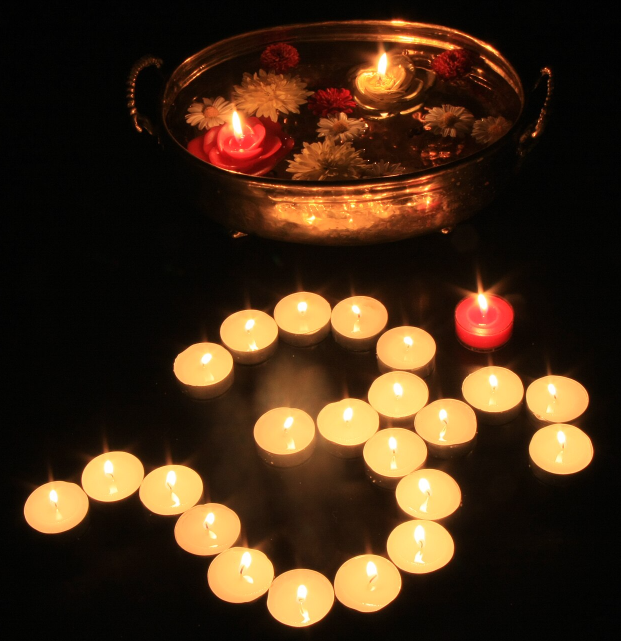
#> input picture data/bokeh/deep.png, 1241 x 1282 px, given in place of parking.png, which was not available (shown at 1/2 size)
$ python q2.py
#> lines starting #> are read from the running program, lines starting #| are printed output that depends on the picture; after the words box and inside, x2 and y2 are one past the last pixel; in counts of white or black regions, pixels touching at a corner belong together; pictures that were not available may be replaced by others from this repository, and a replacement may not be noted
import os
import imageio.v2 as imageio
import numpy as np
from scipy.signal import fftconvolve

os.makedirs('output_q2', exist_ok=True)

def save_ncc_image(ncc_map, filename):
    min_val, max_val = np.min(ncc_map), np.max(ncc_map)
    if max_val - min_val != 0:
        norm_map = (ncc_map - min_val) / (max_val - min_val) * 255.0
    else:
        norm_map = np.zeros_like(ncc_map)

    img_uint8 = norm_map.astype(np.uint8)
    imageio.imwrite(filename, img_uint8)

def compute_ncc_channel_fast(image_channel, template_channel):
    img = image_channel.astype(np.float64)
    tmpl = template_channel.astype(np.float64)

    H_h, H_w = tmpl.shape

    # Normalize template using L2 norm
    tmpl_norm_factor = np.sqrt(np.sum(tmpl ** 2))

    if tmpl_norm_factor == 0:
        return np.zeros((img.shape[0] - H_h + 1,
                         img.shape[1] - H_w + 1))

    tmpl_norm = tmpl / tmpl_norm_factor

    # Sum of squares of every image patch
    box_kernel = np.ones((H_h, H_w), dtype=np.float64)
    patch_sq_sum = fftconvolve(
        img ** 2,
        box_kernel,
        mode='valid'
    )

    corr = fftconvolve(
        img,
        np.flip(tmpl_norm),
        mode='valid'
    )

    with np.errstate(divide='ignore', invalid='ignore'):
        ncc_map = np.where(
            patch_sq_sum > 0,
            corr / np.sqrt(patch_sq_sum),
            0.0
        )

    return ncc_map

def match_template_ncc_fast(scene_image, template_image):
    ncc_channels = []
    for ch in range(scene_image.shape[2]):
        ncc_ch = compute_ncc_channel_fast(scene_image[:, :, ch], template_image[:, :, ch])
        ncc_channels.append(ncc_ch)
    return np.stack(ncc_channels, axis=-1)

def compute_masked_ncc_channel_fast(image_channel, template_channel, mask):
    img = image_channel.astype(np.float64)
    tmpl = template_channel.astype(np.float64)
    m = mask.astype(np.float64)

    N_valid = np.sum(m)
    if N_valid == 0:
        return np.zeros((img.shape[0] - tmpl.shape[0] + 1, img.shape[1] - tmpl.shape[1] + 1))

    tmpl_masked = tmpl * m
    tmpl_norm_factor = np.sqrt(np.sum(tmpl_masked ** 2))
    if tmpl_norm_factor == 0:
        return np.zeros((
            img.shape[0] - tmpl.shape[0] + 1,
            img.shape[1] - tmpl.shape[1] + 1
        ))
    tmpl_norm = tmpl_masked / tmpl_norm_factor
    patch_sq_sum_masked = fftconvolve(
        img ** 2,
        m,
        mode='valid'
    )
    corr = fftconvolve(
        img,
        np.flip(tmpl_norm),
        mode='valid'
    )
    with np.errstate(divide='ignore', invalid='ignore'):
        ncc_map = np.where(
            patch_sq_sum_masked > 0,
            corr / np.sqrt(patch_sq_sum_masked),
            0.0
        )
    return ncc_map

def resize_image(img, new_shape):
    h, w = new_shape[:2]
    orig_h, orig_w = img.shape[:2]

    y = np.linspace(0, orig_h - 1, h)
    x = np.linspace(0, orig_w - 1, w)

    y0 = np.floor(y).astype(int)
    x0 = np.floor(x).astype(int)
    y1 = np.minimum(y0 + 1, orig_h - 1)
    x1 = np.minimum(x0 + 1, orig_w - 1)
    wy = y - y0
    wx = x - x0

    if img.ndim == 3:
        result = np.empty((h, w, img.shape[2]), dtype=np.float64)

        for c in range(img.shape[2]):
            Ia = img[y0[:, None], x0[None, :], c]
            Ib = img[y0[:, None], x1[None, :], c]
            Ic = img[y1[:, None], x0[None, :], c]
            Id = img[y1[:, None], x1[None, :], c]

            result[:, :, c] = (
                Ia * (1 - wy[:, None]) * (1 - wx[None, :]) +
                Ib * (1 - wy[:, None]) * wx[None, :] +
                Ic * wy[:, None] * (1 - wx[None, :]) +
                Id * wy[:, None] * wx[None, :]
            )
    else:
        Ia = img[y0[:, None], x0[None, :]]
        Ib = img[y0[:, None], x1[None, :]]
        Ic = img[y1[:, None], x0[None, :]]
        Id = img[y1[:, None], x1[None, :]]

        result = (
            Ia * (1 - wy[:, None]) * (1 - wx[None, :]) +
            Ib * (1 - wy[:, None]) * wx[None, :] +
            Ic * wy[:, None] * (1 - wx[None, :]) +
            Id * wy[:, None] * wx[None, :]
        )
    return result

scene = imageio.imread('data/templateMatch/parking.png')
#> scene is the input picture: shape (1282, 1241, 3); mean R, G, B 66.4, 44.5, 23.5
template = imageio.imread('data/templateMatch/templateNoPark.png')
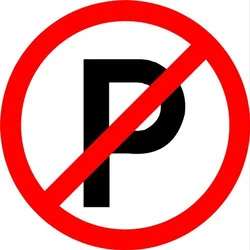
#> input picture data/templateMatch/templateNoPark.png, 250 x 250 px
#> template is the input picture: shape (250, 250, 3); mean R, G, B 226.6, 151, 150.8

if scene.ndim == 3 and scene.shape[2] == 4:
    scene = scene[:, :, :3]
if template.ndim == 3 and template.shape[2] == 4:
    template = template[:, :, :3]

scene_b = scene[::5, ::5, :]
sizes_b = [(41, 41), (51, 51), (61, 61)]

for sz in sizes_b:
    tmpl_resized = resize_image(template, sz)
    ncc_res = match_template_ncc_fast(scene_b, tmpl_resized)

    avg_ncc = np.mean(ncc_res, axis=-1)

    for ch, color in enumerate(['R', 'G', 'B']):
            channel = ncc_res[:, :, ch]

            max_ncc = np.max(channel)
            pos = np.unravel_index(np.argmax(channel), channel.shape)

            print(
                f"{sz[0]}x{sz[1]}, "
                f"{color}: max NCC = {max_ncc:.4f}, "
                f"location = {pos}"
            )

    max_ncc = np.max(avg_ncc)
    max_pos = np.unravel_index(np.argmax(avg_ncc), avg_ncc.shape)

    print(f"{sz[0]}x{sz[1]} - avg:")
    print(f"    Max NCC = {max_ncc:.4f}")
    print(f"    Location = {max_pos}")

    save_ncc_image(avg_ncc, f'output_q2/ncc_b_{sz[0]}x{sz[1]}_avg.png')

    for ch, color in enumerate(['R', 'G', 'B']):
        save_ncc_image(ncc_res[:, :, ch], f'output_q2/ncc_b_{sz[0]}x{sz[1]}_ch_{color}.png')
#> this loop made 3 passes
#> (max_ncc, max_pos) on passes 1 to 3: (0.806, (111, 13)), (0.8, (107, 8)), (0.788, (91, 2))
#|     Max NCC = 0.8062
#|     Location = (111, 13)
#| 51x51, R: max NCC = 0.9174, location = (107, 7)
#| 51x51, G: max NCC = 0.7739, location = (73, 32)
#| 51x51, B: max NCC = 0.7288, location = (196, 190)
#|     Max NCC = 0.7999
#|     Location = (107, 8)
#| 61x61, R: max NCC = 0.9073, location = (121, 106)
#| 61x61, G: max NCC = 0.7662, location = (68, 23)
#| 61x61, B: max NCC = 0.7133, location = (107, 4)
#> (further printed lines are left out)
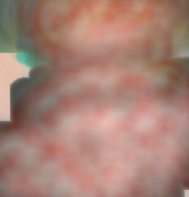
#> ncc_res: shape (197, 189, 3) float64; mean R, G, B 0.654, 0.509, 0.46

sizes_d = [(201, 201), (251, 251), (301, 301)]

for sz in sizes_d:
    tmpl_resized = resize_image(template, sz)
    h_t, w_t = sz
    cy, cx = h_t / 2.0, w_t / 2.0
    radius = min(h_t, w_t) / 2.0

    y_grid, x_grid = np.ogrid[:h_t, :w_t]
    mask = ((x_grid - cx)**2 + (y_grid - cy)**2) <= (radius**2)

    ncc_channels = []
    for ch in range(scene.shape[2]):
        ncc_ch = compute_masked_ncc_channel_fast(scene[:, :, ch], tmpl_resized[:, :, ch], mask)
        ncc_channels.append(ncc_ch)

    ncc_res_d = np.stack(ncc_channels, axis=-1)
    avg_ncc_d = np.mean(ncc_res_d, axis=-1)

    for ch, color in enumerate(['R', 'G', 'B']):
            channel = ncc_res_d[:, :, ch]

            max_ncc = np.max(channel)
            pos = np.unravel_index(np.argmax(channel), channel.shape)

            print(
                f"{sz[0]}x{sz[1]}, "
                f"{color}: max NCC = {max_ncc:.4f}, "
                f"location = {pos}"
            )

    max_ncc = np.max(avg_ncc_d)
    max_pos = np.unravel_index(np.argmax(avg_ncc_d), avg_ncc_d.shape)

    print(f"{sz[0]}x{sz[1]} - avg:")
    print(f"    Max NCC = {max_ncc:.4f}")
    print(f"    Location = {max_pos}")

    save_ncc_image(avg_ncc_d, f'output_q2/ncc_d_{sz[0]}x{sz[1]}_avg.png')

    for ch, color in enumerate(['R', 'G', 'B']):
        save_ncc_image(ncc_res_d[:, :, ch], f'output_q2/ncc_d_{sz[0]}x{sz[1]}_ch_{color}.png')
#> this loop made 3 passes
#> (max_ncc, max_pos) on passes 1 to 3: (0.793, (747, 681)), (0.776, (723, 665)), (0.755, (613, 737))
#> (printed output is left out)
#> pass 1, in compute_masked_ncc_channel_fast, `img = image_channel.astype(np.float64)`:
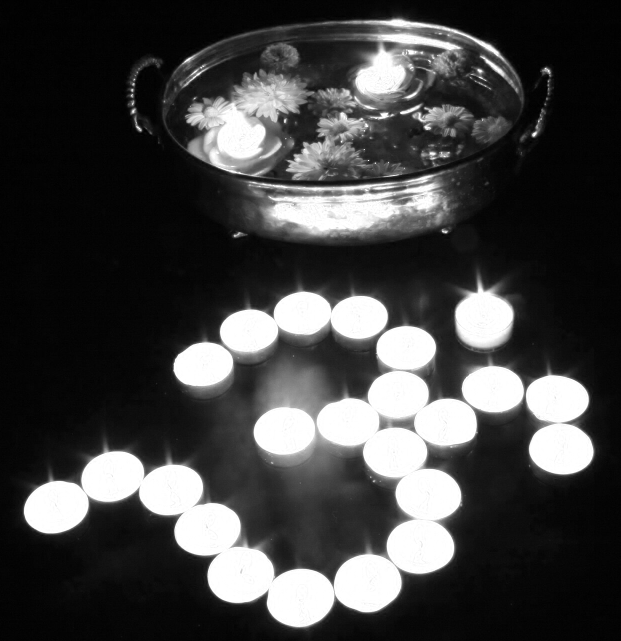
#> img: shape (1282, 1241) float64 (shown at 1/2 size); min 0, max 255, mean 66.4
#> pass 1, in compute_masked_ncc_channel_fast, `m = mask.astype(np.float64)`:
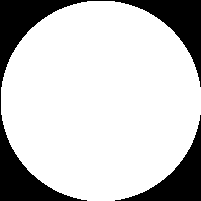
#> m: shape (201, 201) float64; values 0 (black) and 1 (white), 78.5% white; 2 black regions, box (x1, y1, x2, y2) and area: (0, 0, 201, 201) 6626, (115, 115, 201, 201) 2075
#> after the loop:
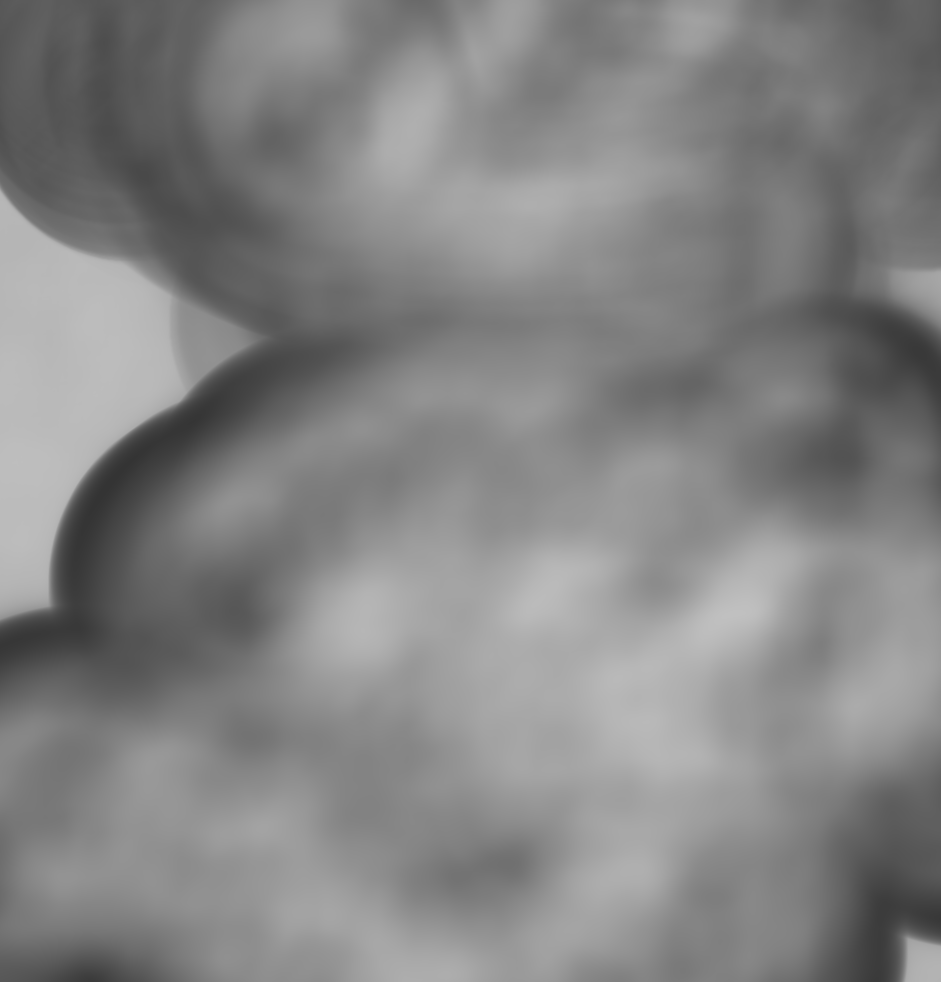
#> avg_ncc_d: shape (982, 941) float64; min 0.205, max 0.755, mean 0.519
#> after the loop:
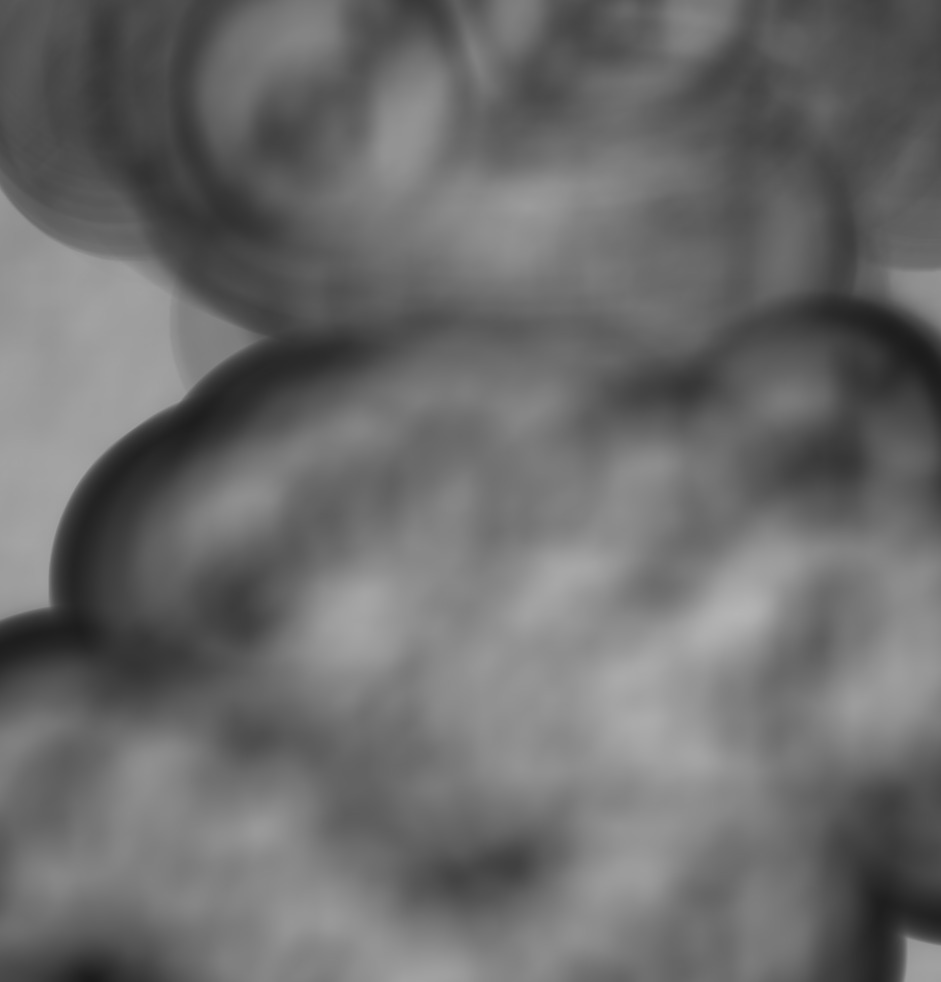
#> channel: shape (982, 941) float64; min 0.105, max 0.707, mean 0.424
#> after the loop:
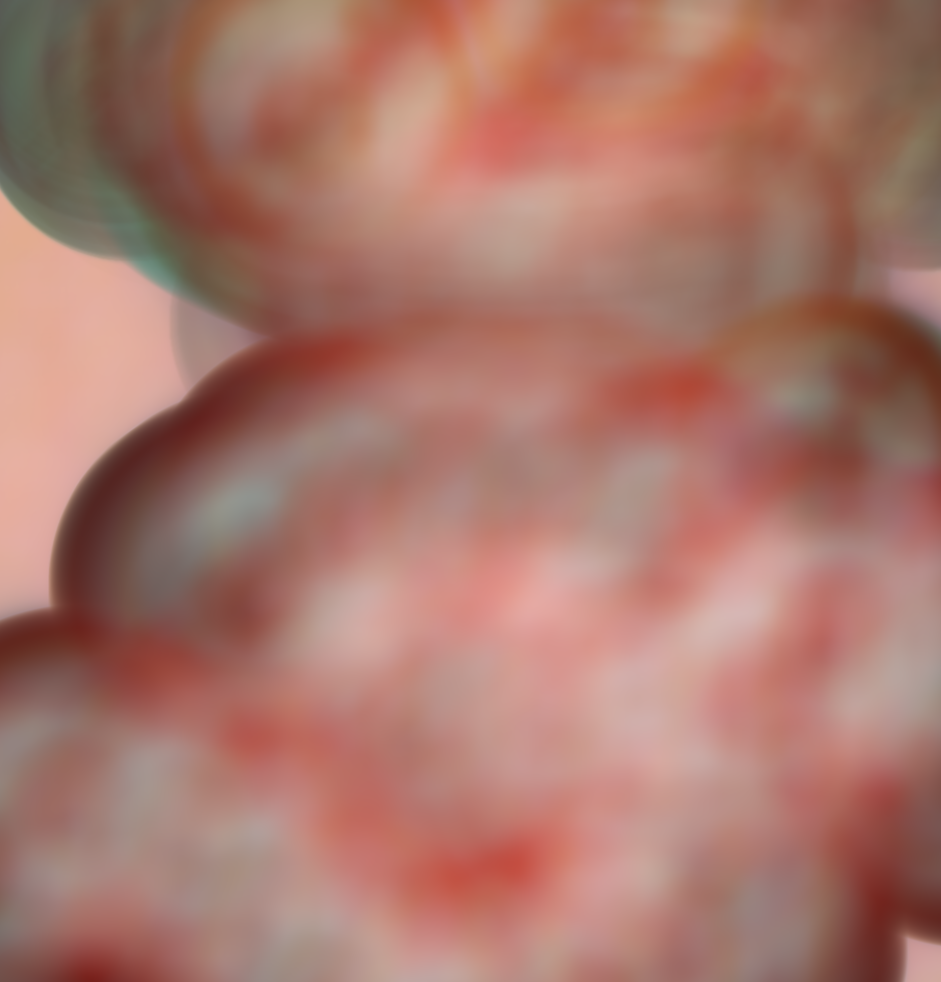
#> ncc_res_d: shape (982, 941, 3) float64; mean R, G, B 0.665, 0.469, 0.424
